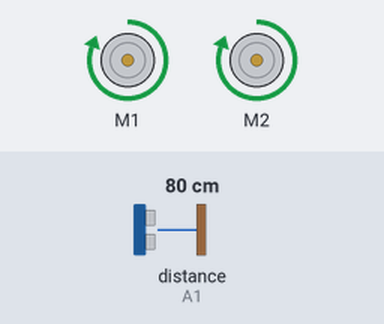
Bench run of a sketch on a simulated Arduino Uno, built with avr-gcc and run on an emulated ATmega328P. Shown: 2 × DC motor (green arrow = forward, orange = backward, longer = faster). Wiring (inferred from the names in the program): ultrasonic range finder: trigger A0; echo A1. The inputs (shaded band) are chosen by the test bench; at power-on: distance to the obstacle (sensor on A1) 80 cm. The echo pulse lasts 58.3 µs per cm; what the sketch prints to the serial monitor is not drawn.

Above: at 1.2 s.
1.3 s: distance to the obstacle (sensor on A1) set to 10 cm
2.8 s: distance to the obstacle (sensor on A1) set to 7 cm
At 3.2 s:
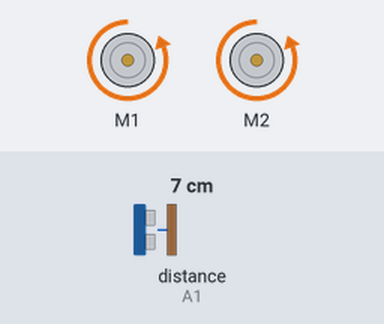
5.8 s: distance to the obstacle (sensor on A1) set to 9 cm
At 6.9 s:
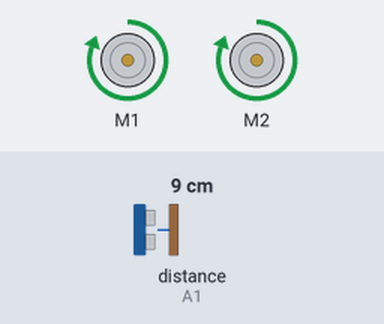
7.3 s: distance to the obstacle (sensor on A1) set to 2 cm
At 8.2 s:
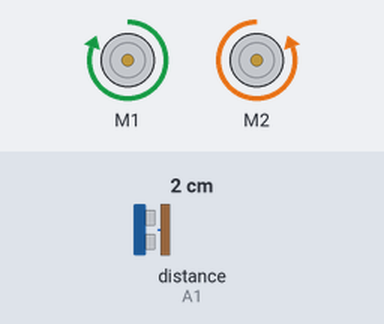
Timing chart, 0 to 11.3 s (numbered marks = the images above; inputs shaded):
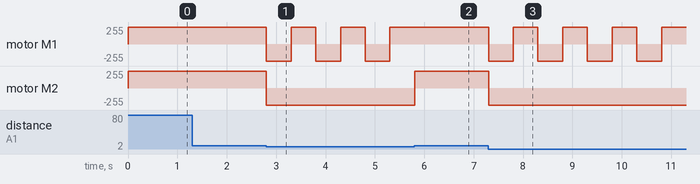

The sketch:

Obstacle_Avoidance_w_comm.ino
```cpp
#include <AFMotor.h>

AF_DCMotor MotorL(1); // Motor for drive Left on M1
AF_DCMotor MotorR(2); // Motor for drive Right on M2

// ultrasonic setup:
const int trigPin = A0; // trig pin connected to Arduino's pin A0
const int echoPin = A1; // echo pin connected to Arduino's pin A1

// defines variables
long duration;
int distanceCm = 0;

void setup() {
  Serial.begin(115200); // set up Serial library at 115200 bps
  Serial.println("SMARS Obstacle Avoidance Mod");

  pinMode(trigPin, OUTPUT); // Sets the trigPin as an Output
  pinMode(echoPin, INPUT); // Sets the echoPin as an Input

  // Set the speed to start, from 0 (off) to 255 (max speed)
  // sometimes the motors don't have the same speed, so use these values to make your SMARS move straight
  MotorL.setSpeed(255);
  MotorR.setSpeed(255);

  // turn on motor
  MotorL.run(RELEASE);
  MotorR.run(RELEASE);
}

// main program loop
void loop() {
  distanceCm = getDistance(); // variable to store the distance measured by the sensor
  Serial.println(distanceCm); // print the distance that was measured

  // if the distance is less than 7cm, SMARS will go backward for 1 second, and turn right for 1 second
  if (distanceCm <= 7) {
    MotorL.run(BACKWARD);
    MotorR.run(BACKWARD);
    delay(500);

    MotorL.run(FORWARD);
    MotorR.run(BACKWARD);
    delay(500);
  }
  else {
    // otherwise it will continue forward
    MotorL.run(FORWARD);
    MotorR.run(FORWARD);
  }
}

// RETURNS THE DISTANCE MEASURED BY THE HC-SR04 DISTANCE SENSOR
int getDistance() {
  int echoTime; // variable to store the time it takes for a ping to bounce off an object
  int calculatedDistance; // variable to store the distance calculated from the echo time

  // send out an ultrasonic pulse that's 10ms long
  digitalWrite(trigPin, HIGH);
  delayMicroseconds(10);
  digitalWrite(trigPin, LOW);

  echoTime = pulseIn(echoPin, HIGH); // use the pulseIn command to see how long it takes for the pulse to bounce back to the sensor

  // calculate the distance of the object that reflected the pulse (half the bounce time multiplied by the speed of sound)
  calculatedDistance = echoTime / 58.26;

  return calculatedDistance; // send back the distance that was calculated
}
```

Measured:
- the behaviour switches between 9 and 8 cm on distance to the obstacle (sensor on A1) (found by bisection; images 0 and 1)
- after the input at 2.8 s, motor M1: alternates forward 255/255 for 0.50 s and backward 255/255 for 0.50 s, starting at once; motor M2: forward 255/255 → backward 255/255 at once
- after the input at 5.8 s, motor M1: stays forward 255/255 (without the input it goes to backward 255/255 after 0.01 s); motor M2: backward 255/255 → forward 255/255 at once
- after the input at 7.3 s, motor M1: alternates forward 255/255 for 0.50 s and backward 255/255 for 0.50 s, starting at once; motor M2: forward 255/255 → backward 255/255 at once
